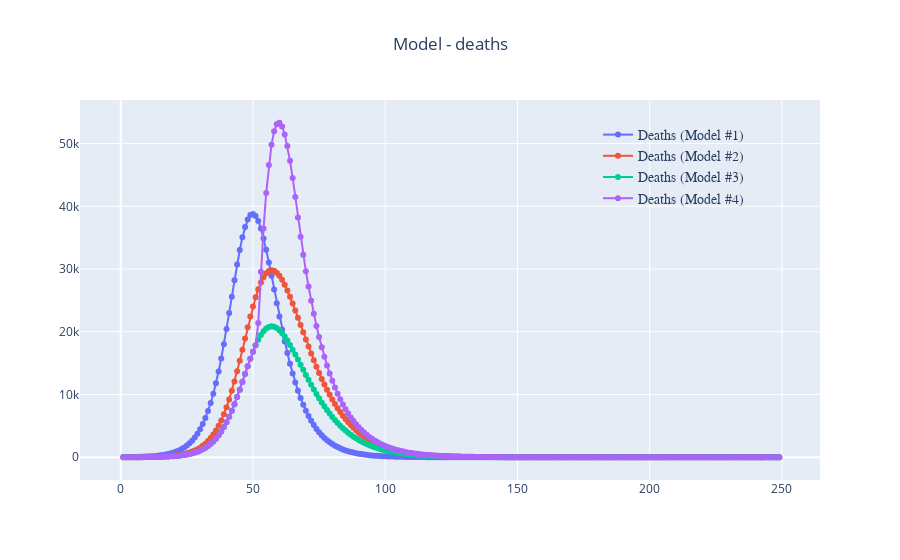

Notebook code for this chart:
### Code cell
tbound = 250
fig = go.Figure()
fig.add_trace(go.Scatter(
    x=df1[df1.time<tbound]['time'],
    y=df1[df1.time<tbound]['Deaths'].diff(),
    name='Deaths (Model #1)',
    mode='lines+markers',line_width=2,marker_size=6,opacity=1))

fig.add_trace(go.Scatter(
    x=df2[df2.time<tbound]['time'],
    y=df2[df2.time<tbound]['Deaths'].diff(),
    name='Deaths (Model #2)',
    mode='lines+markers',line_width=2,marker_size=6,opacity=1))

fig.add_trace(go.Scatter(
    x=df3[df3.time<tbound]['time'],
    y=df3[df3.time<tbound]['Deaths'].diff(),
    name='Deaths (Model #3)',
    mode='lines+markers',line_width=2,marker_size=6,opacity=1))

fig.add_trace(go.Scatter(
    x=df4[df4.time<tbound]['time'],
    y=df4[df4.time<tbound]['Deaths'].diff(),
    name='Deaths (Model #4)',
    mode='lines+markers',line_width=2,marker_size=6,opacity=1))

fig.update_layout(
    title="Model - deaths",
    title_x=0.5,showlegend=True,yaxis = {'type': 'linear'},
    legend=dict(
            x=0.70,y=0.95,
            traceorder="normal",font=dict(family="sans-serif",size=14),bgcolor='rgba(0,0,0,0)'),)

fig.show()

### Figure 1 — Plotly figure (JSON) as saved in the notebook; plotly's stock layout.template omitted (floating-point values rounded to 4 significant figures; data arrays with more than 128 entries replaced by an {"elided": "..."} marker saying what was removed)
{"data": [{"line": {"width": 2}, "marker": {"size": 6}, "mode": "lines+markers", "name": "Deaths (Model #1)", "opacity": 1, "type": "scatter", "x": {"elided": "250 int values"}, "y": {"elided": "250 float values"}}, {"line": {"width": 2}, "marker": {"size": 6}, "mode": "lines+markers", "name": "Deaths (Model #2)", "opacity": 1, "type": "scatter", "x": {"elided": "250 int values"}, "y": {"elided": "250 float values"}}, {"line": {"width": 2}, "marker": {"size": 6}, "mode": "lines+markers", "name": "Deaths (Model #3)", "opacity": 1, "type": "scatter", "x": {"elided": "250 int values"}, "y": {"elided": "250 float values"}}, {"line": {"width": 2}, "marker": {"size": 6}, "mode": "lines+markers", "name": "Deaths (Model #4)", "opacity": 1, "type": "scatter", "x": {"elided": "250 int values"}, "y": {"elided": "250 float values"}}], "layout": {"legend": {"bgcolor": "rgba(0,0,0,0)", "font": {"family": "sans-serif", "size": 14}, "traceorder": "normal", "x": 0.7, "y": 0.95}, "showlegend": true, "title": {"text": "Model - deaths", "x": 0.5}, "yaxis": {"type": "linear"}}}
